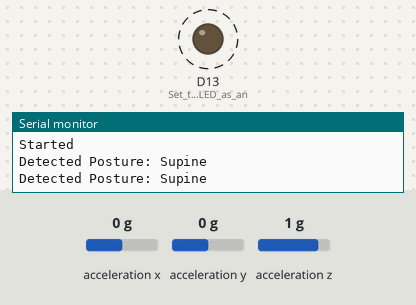
Recording of a sketch running on a simulated Arduino Nano 33 BLE. Shown: output pins drawn as LEDs (lit = HIGH), the last lines printed to the serial monitor. Dashed ring = blinking. The inputs (shaded band) are chosen by the test bench; at power-on: acceleration x 0 g, acceleration y 0 g, acceleration z 1 g.

Above: at 2.2 s.
2.3 s: acceleration x set to 0.8 g
5.8 s: acceleration x set to 1.1 g
At 6.5 s:
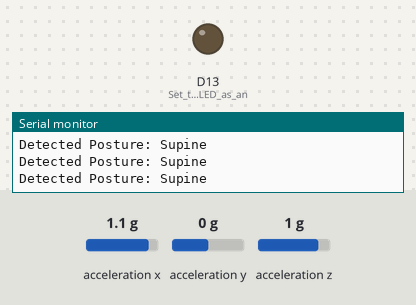
9.5 s: acceleration y set to -0.6 g
11.4 s: acceleration y set to -0.9 g
At 12.1 s:
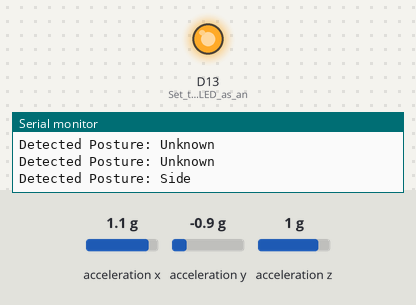
15.7 s: acceleration y set to -1.3 g
At 16.2 s:
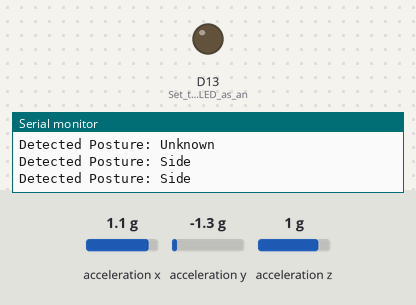
17.6 s: acceleration y set to -0.8 g
At 18.5 s:
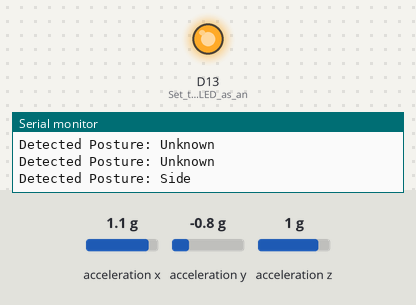
Timing chart, 0 to 22.1 s (numbered marks = the images above; inputs shaded):
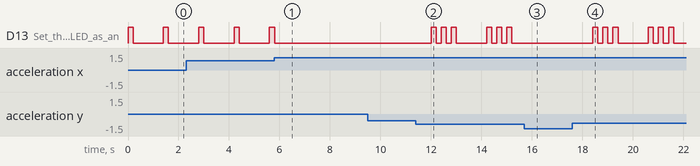

The sketch:

threshold_posture_detector.ino
```cpp
#include <Arduino_LSM9DS1.h>
float threshold = 0.1;

void setup() {
  Serial.begin(9600);
  while (!Serial);
  Serial.println("Started");

  if (!IMU.begin()) {
    Serial.println("Failed to initialize IMU!");
    while (1);
  }

  pinMode(LED_BUILTIN, OUTPUT); // Set the onboard LED as an output
  digitalWrite(LED_BUILTIN, LOW); // Initially, turn the LED off
}

void loop() {
  float accelX, accelY, accelZ;
  IMU.readAcceleration(accelX, accelY, accelZ);

  // Check posture based on accelerometer data
  if (isSupine(accelX, accelY, accelZ)) {
    displayPosture("Supine");
    blinkLED(1); // Blink the LED once
  } else if (isProne(accelX, accelY, accelZ)) {
    displayPosture("Prone");
    blinkLED(2); // Blink the LED twice
  } else if (isSide(accelX, accelY, accelZ)) {
    displayPosture("Side");
    blinkLED(3); // Blink the LED three times
  } else {
    displayPosture("Unknown");
    digitalWrite(LED_BUILTIN, LOW); // Keep the LED off
  }

  delay(1000); // Delay for stability and readability (1 second)
}

bool isSupine(float x, float y, float z) {
  return (z > x && z > y && z >= 0.8 && z <= 1.2);
}

bool isProne(float x, float y, float z) {
  return (z < x && z < y && z >= -1.2 && z <= -0.8);
}

bool isSide(float x, float y, float z) {
  return ((y > x && y > z && y >= 0.8 && y <= 1.2) || (y < x && y < z && y >= -1.2 && y <= -0.8));
}

void displayPosture(const char* posture) {
  Serial.print("Detected Posture: ");
  Serial.println(posture);
}

void blinkLED(int times) {
  for (int i = 0; i < times; i++) {
    digitalWrite(LED_BUILTIN, HIGH); // Turn the LED on
    delay(200); // Delay for 200 ms (.2 a second)
    digitalWrite(LED_BUILTIN, LOW); // Turn the LED off
    delay(200); // Delay for 200 ms (.2 a second)
  }
}
```

Measured:
- the behaviour switches between 0.9 and 1 g on acceleration x (found by bisection; images 0 and 1)
- the behaviour switches between -0.7 and -0.8 g on acceleration y (found by bisection; images 1 and 2)
- the behaviour switches between -1.1 and -1.2 g on acceleration y (found by bisection; images 2 and 3)
- after the input at 5.8 s, D13 (Set_the_onboard_LED_as_an): goes on until 5.8 s, then stays LOW
- after the input at 11.4 s, D13 (Set_the_onboard_LED_as_an): LOW → HIGH after 0.61 s, → LOW 0.20 s later, → HIGH 0.20 s later, → LOW 0.20 s later, … (12 changes in this stretch)
- after the input at 15.7 s, D13 (Set_the_onboard_LED_as_an): stops changing and stays LOW
- after the input at 17.6 s, D13 (Set_the_onboard_LED_as_an): LOW → HIGH after 0.81 s, → LOW 0.20 s later, → HIGH 0.20 s later, → LOW 0.20 s later, … (12 changes in this stretch)
- by itself, D13 (Set_the_onboard_LED_as_an): alternates HIGH for 0.20 s and LOW for 1.2 s
